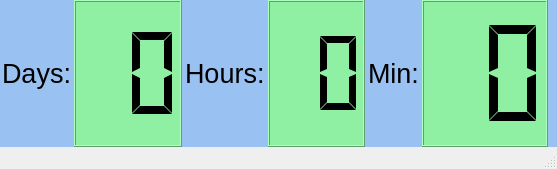
<?xml version="1.0" encoding="UTF-8"?>
<ui version="4.0">
 <class>MainWindow</class>
 <widget class="QMainWindow" name="MainWindow">
  <property name="geometry">
   <rect>
    <x>0</x>
    <y>0</y>
    <width>557</width>
    <height>169</height>
   </rect>
  </property>
  <property name="font">
   <font>
    <pointsize>9</pointsize>
   </font>
  </property>
  <property name="windowTitle">
   <string>Uptime</string>
  </property>
  <widget class="QWidget" name="centralwidget">
   <property name="font">
    <font>
     <pointsize>20</pointsize>
    </font>
   </property>
   <property name="styleSheet">
    <string notr="true">background-color: rgb(153, 193, 241);</string>
   </property>
   <layout class="QHBoxLayout" name="horizontalLayout_4" stretch="1,1,1">
    <property name="spacing">
     <number>3</number>
    </property>
    <property name="sizeConstraint">
     <enum>QLayout::SetDefaultConstraint</enum>
    </property>
    <property name="leftMargin">
     <number>2</number>
    </property>
    <property name="topMargin">
     <number>0</number>
    </property>
    <property name="rightMargin">
     <number>9</number>
    </property>
    <property name="bottomMargin">
     <number>0</number>
    </property>
    <item>
     <layout class="QHBoxLayout" name="horizontalLayout" stretch="0,1">
      <item>
       <widget class="QLabel" name="label">
        <property name="text">
         <string>Days:</string>
        </property>
       </widget>
      </item>
      <item>
       <widget class="QLCDNumber" name="lcdNumber">
        <property name="font">
         <font>
          <family>Ubuntu</family>
          <pointsize>24</pointsize>
          <italic>false</italic>
          <bold>false</bold>
         </font>
        </property>
        <property name="styleSheet">
         <string notr="true">background-color: rgb(143, 240, 164);
font: 24pt &quot;Ubuntu&quot;;</string>
        </property>
        <property name="digitCount">
         <number>2</number>
        </property>
        <property name="segmentStyle">
         <enum>QLCDNumber::Flat</enum>
        </property>
       </widget>
      </item>
     </layout>
    </item>
    <item>
     <layout class="QHBoxLayout" name="horizontalLayout_2" stretch="0,1">
      <item>
       <widget class="QLabel" name="label_2">
        <property name="text">
         <string>Hours:</string>
        </property>
       </widget>
      </item>
      <item>
       <widget class="QLCDNumber" name="lcdNumber_2">
        <property name="font">
         <font>
          <family>Ubuntu</family>
          <pointsize>24</pointsize>
          <italic>false</italic>
          <bold>false</bold>
         </font>
        </property>
        <property name="styleSheet">
         <string notr="true">background-color: rgb(143, 240, 164);
font: 24pt &quot;Ubuntu&quot;;</string>
        </property>
        <property name="digitCount">
         <number>2</number>
        </property>
        <property name="segmentStyle">
         <enum>QLCDNumber::Flat</enum>
        </property>
       </widget>
      </item>
     </layout>
    </item>
    <item>
     <layout class="QHBoxLayout" name="horizontalLayout_3" stretch="0,1">
      <item>
       <widget class="QLabel" name="label_3">
        <property name="text">
         <string>Min:</string>
        </property>
       </widget>
      </item>
      <item>
       <widget class="QLCDNumber" name="lcdNumber_3">
        <property name="font">
         <font>
          <family>Ubuntu</family>
          <pointsize>24</pointsize>
          <italic>false</italic>
          <bold>false</bold>
         </font>
        </property>
        <property name="styleSheet">
         <string notr="true">background-color: rgb(143, 240, 164);
font: 24pt &quot;Ubuntu&quot;;</string>
        </property>
        <property name="digitCount">
         <number>2</number>
        </property>
        <property name="segmentStyle">
         <enum>QLCDNumber::Flat</enum>
        </property>
       </widget>
      </item>
     </layout>
    </item>
   </layout>
  </widget>
  <widget class="QMenuBar" name="menubar">
   <property name="geometry">
    <rect>
     <x>0</x>
     <y>0</y>
     <width>557</width>
     <height>19</height>
    </rect>
   </property>
   <property name="font">
    <font>
     <pointsize>9</pointsize>
    </font>
   </property>
  </widget>
  <widget class="QStatusBar" name="statusbar"/>
 </widget>
 <resources/>
 <connections/>
</ui>
